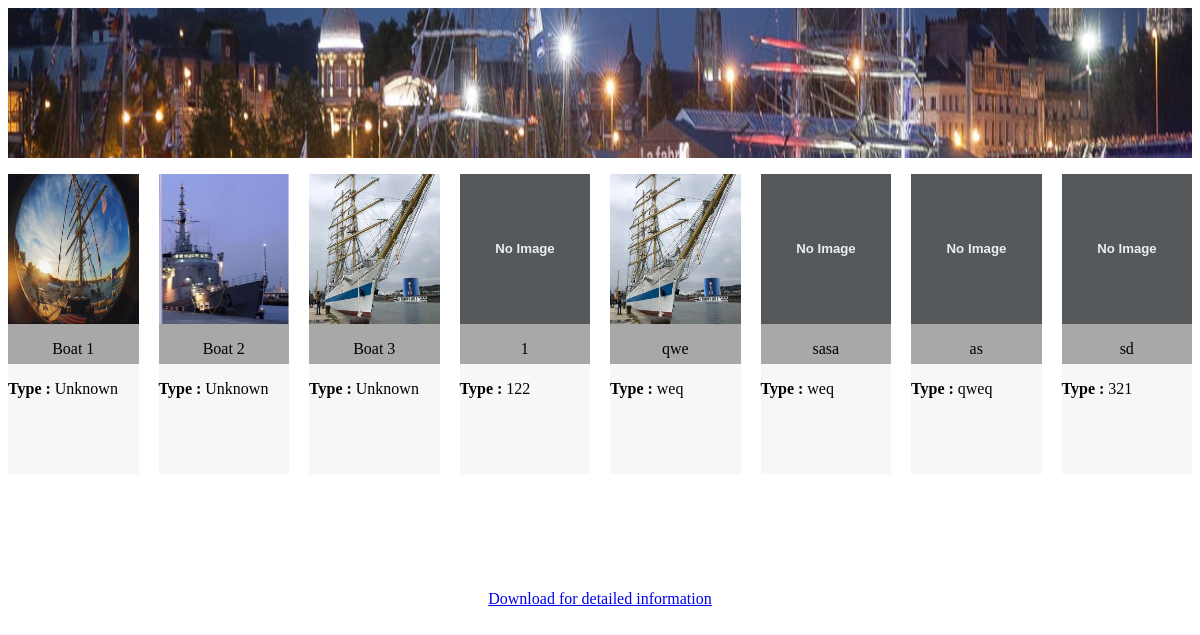
The page /php/general_info.php on the database its author committed.
### tables this page shows
CREATE TABLE `Boat` (
  `id` int(11) NOT NULL,
  `nomBoat` varchar(20) NOT NULL,
  `greement` varchar(20) NOT NULL,
  `longueur` float NOT NULL,
  `lancement` int(11) NOT NULL,
  `image` varchar(80) DEFAULT NULL,
  `file` varchar(80) DEFAULT NULL,
  `idResponsable` int(11) NOT NULL
);

### php/general_info.php (the view, shortened to what this page needs)
<!DOCTYPE html>
<html lang="en">
<head>
	<link rel="stylesheet" type="text/css" href="../css/general_info.css">
</head>
<body>
	<header id="head">
		<img src="../img/Boats-Panoramic site.jpg" id="head_photo" alt="head photo"/>
	</header>
	<section class="container">
		<figure class="item">
			<img src="../img/boat1.PNG" class="boat" alt="boat1"/>
			<figcaption class="name_boat"> Boat 1 </figcaption>
			<p><strong>Type : </strong>Unknown</p>
		</figure>
		<figure class="item">
			<img src="../img/boat2.PNG" class="boat" alt="boat1"/>
			<figcaption class="name_boat"> Boat 2 </figcaption>
			<p><strong>Type : </strong>Unknown</p>
		</figure>
		<figure class="item">
			<img src="../img/boat3.PNG" class="boat" alt="boat1"/>
			<figcaption class="name_boat"> Boat 3 </figcaption>
			<p><strong>Type : </strong>Unknown</p>
		</figure>
		<?php
        try
          {
            $bdd = new PDO('mysql:host=localhost;dbname=bdd_7_12;charset=utf8', 'grp_7_12', 'ohfae5ioVi');
          }
          catch(Exception $e)
          {
          	die('Erreur : '.$e->getMessage());
          }
          $reponse = $bdd->query('SELECT * FROM Boat');
          while ($donnees = $reponse->fetch())
          {
      		$nomBoat=$donnees['nomBoat'];
			$type=$donnees['greement'];
			$image=$donnees['image'];
			echo '<figure class="item">';
			if ($image != null) {
				echo '<img src="'.$image.'" class="boat" alt="boat1"/>';
			}
			else{
				echo '<img class="card-img-top" data-src="holder.js/100px150?theme=thumb&bg=55595c&fg=eceeef&text=No Image" alt="Boat Image">';
			}
			echo '<figcaption class="name_boat">'.$nomBoat.'</figcaption>';
			echo '<p><strong>Type : </strong>'.$type.'</p>';
			echo '</figure>';
          }
         ?>
	</section>
	<footer>
		<a href="../index.php">Download for detailed information</a>
	</footer>
</body>
</html>

### css/general_info.css (style rules this page uses)
header { width: 100%; height: 150px; }
#head_photo { width: 100%; height: 100%; object-fit: cover; }
.container { width: 100%; display: grid; grid-template-columns: repeat(auto-fit, minmax(100px,1fr)); grid-column-gap: 20px; grid-row-gap: 10px; }
.item { width: 100%; height: 300px; margin-inline-start: 0px; margin-inline-end: 0px; background-color: #F7F7F7; }
.boat { display:block; width: 100%; height: 150px; }
.name_boat { background-color: #A8A8A8; padding-top: 10px; height: 10%; display: flex; justify-content: center; align-items: center; }
footer { margin-top: 100px; text-align: center; }

### rows shown on the page
boat: nomBoat "1", greement "122"
boat: image (picture), nomBoat "qwe", greement "weq"
boat: nomBoat "sasa", greement "weq"
boat: nomBoat "as", greement "qweq"
boat: nomBoat "sd", greement "321"
